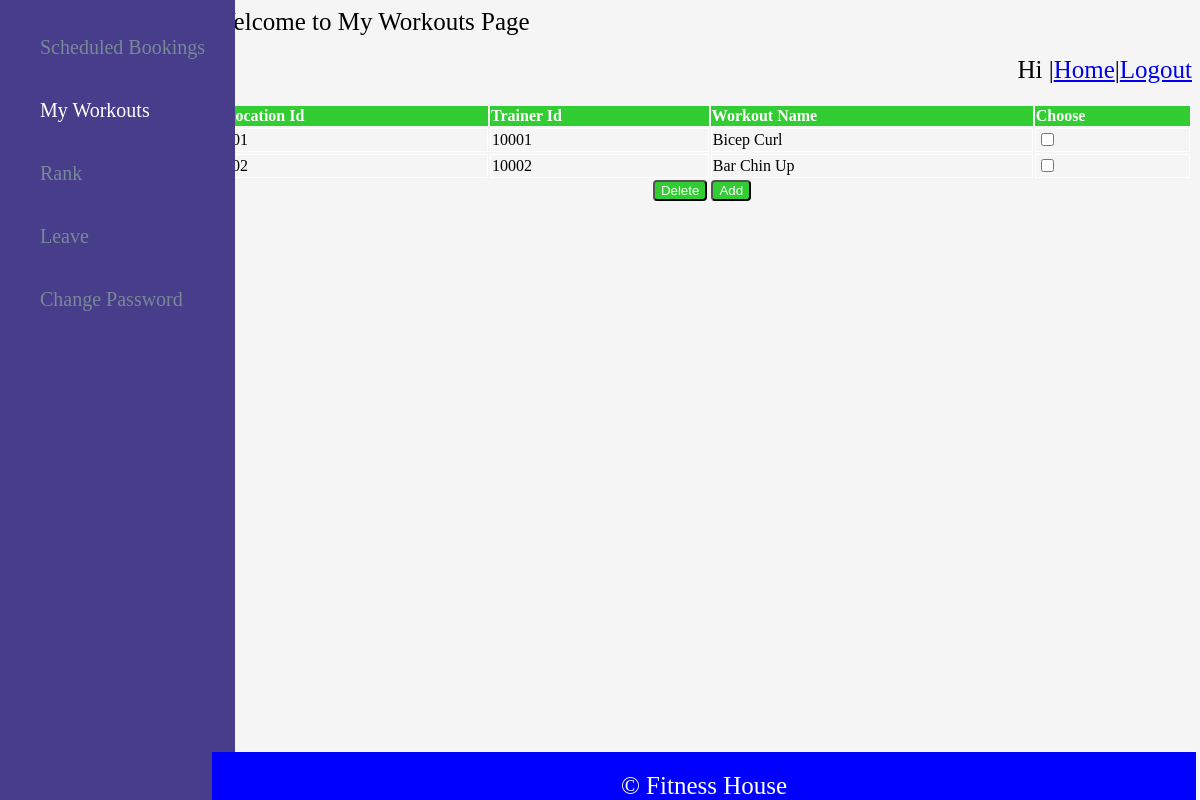
The page /Workout.php on the database its author committed.
### tables this page shows
create table TrainerWorkout_Allocation(
        AllocationID integer primary key AUTO_INCREMENT,
        TrainerId integer not null,
        WorkoutID integer not null,
        foreign key(TrainerId) references Trainer_Details(TrainerID),
        foreign key(WorkoutID) references Workout_Details(WorkoutID));

create table Workout_Details(
        WorkoutID integer not null PRIMARY KEY AUTO_INCREMENT,
        WorkoutName varchar(20) not null,
        Description text not null);

### Workout.php (the view, shortened to what this page needs)
<!DOCTYPE html>
<html>
<head>
<link rel="stylesheet" href="pgcss.css">
</head>
<body style="background-color:whitesmoke;">
<header style="background-color:whitesmoke;" class="tpbtm">Welcome to My Workouts Page</header>
<p class="tpbtm" style="text-align:right;background-color:whitesmoke;">Hi |<a href="/1147119/Trainer.php">Home</a>|<a href="/1147119/Session.php">Logout</a></p>
<div class="sdbr">
<ul>
<a href="/1147119/Booking.php" class="lnk" style="color:ghostwhite;"><li style="color:lightslategrey;">Scheduled Bookings</li></a>
<a href="/1147119/Workout.php" class="lnk" style="color:ghostwhite;"><li style="color:white;">My Workouts</li></a>
<a href="/1147119/Rank.php" class="lnk"><li style="color:lightslategrey;">Rank</li></a>
<a href="/1147119/leave.php" class="lnk"><li style="color:lightslategrey;">Leave</li></a>
<a href="/1147119/cpass.php" class="lnk"><li style="color:lightslategrey;">Change Password</li></a>
</ul>
</div>
<div class="tbl">
<form action="Delete_Rows.php" method="POST">
<?php
include("dbcon.php");
$q="select A.AllocationID, A.Trainerid, B.WorkoutName from TrainerWorkout_Allocation A inner join Workout_Details B on A.WorkoutID=B.WorkoutID order by A.AllocationID";
$q_check="select count(*) from TrainerWorkout_Allocation";
$res=mysqli_query($con,$q_check);
$row=mysqli_fetch_row($res);
$flag=$row[0];
if($row[0]!=0)
{
?>
        <table style="border:none;width:100%;">
        <tr style="background-color:limegreen;color:white;">
        <th style="border:white;">Allocation Id</th><th style="border:white;">Trainer Id</th><th style="border:white;">Workout Name</th><th style="border:white;">Choose</th>
        </tr>
<?php
        $res=mysqli_query($con,$q);
        while($row=mysqli_fetch_row($res))
        {
?>
        <tr style="border:none;">
        <td style="border:1px solid white;"> <?php echo "$row[0]"; ?></td><td style="border:1px solid white;"> <?php echo "$row[1]"; ?></td><td style="border:1px solid white;"> <?php echo "$row[2]"; ?></td><td style="border:1px solid white;"> <input type="checkbox" name="del[]" value="<?php echo "$row[0]"; ?>"> </td>
        </tr>
<?php
        }
?>
        </table>
<?php
        if($_SESSION['toggle']==1)
        {
?>
        <input type="submit" name="delete_button" value="Delete" style="background-color:grey;border-radius:4px;color:white;">
<?php
        }
        else
        {
?>
        <input type="submit" name="delete_button" value="Delete" style="background-color:limegreen;border-radius:4px;color:white;">
<?php
        }
}
if($flag==0)
{
        if($_SESSION['toggle']==1)
        {
?>
                <input type="submit" name="add" value="Add a Workout" style="background-color:grey;border-radius:4px;color:white;">
<?php
        }
        else
        {
?>
                <input type="submit" name="add" value="Add a Workout" style="background-color:limegreen;border-radius:4px;color:white;">
<?php
        }
}
else
{
        if($_SESSION['toggle']==1)
        {
?>
                <input type="submit" name="add" value="Add" style="background-color:grey;border-radius:4px;color:white;">
<?php
        }
        else
        {
?>
                <input type="submit" name="add" value="Add" style="background-color:limegreen;border-radius:4px;color:white;">
<?php
        }
}
?>
</form>
</div>
<footer>&copy Fitness House</footer>
</body>
</html>

### pgcss.css (style rules this page uses)
* { border-sizing:border-box; }
footer { font-size:25px; color:white; background-color:blue; text-align:center; position:fixed; bottom:0; width:82vw; margin: 0px 0px 0px 17vw; padding: 20px 0% 0% 0%; }
.tpbtm { font-size:25px; background-color:white; text-align:left; margin: 0px 0px 0px 17vw; padding: 0px 0px 20px 0px; }
.sdbr { background-color:darkslateblue; position:fixed; left:0; top:0; margin:0px; padding: 0px 0px 0px 0px; height:100%; }
.tbl { //background-color:orange; text-align:center; margin: 0px 0px 0px 17vw; padding: 0px 0px 0px 0vw; }
li { color:white; font-size:20px; text-decoration:none; list-style:none; padding: 20px 30px 20px 0px; }
.lnk { text-decoration:none; }

### Workout.php (style rules this page uses)
table,th,td { text-align:left; border:1px solid black; //padding:10px 0px 10px 10px; }

### rows shown on the page
trainerworkout_allocation: TrainerId "10001", WorkoutID.WorkoutName "Bicep Curl"
trainerworkout_allocation: TrainerId "10002", WorkoutID.WorkoutName "Bar Chin Up"
